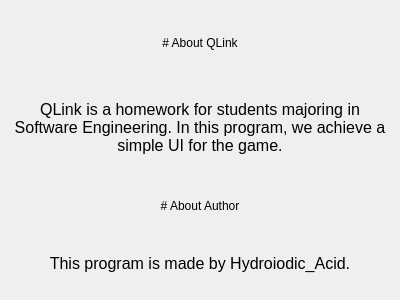
<?xml version="1.0" encoding="UTF-8"?>
<ui version="4.0">
 <class>QLinkAboutBox</class>
 <widget class="QWidget" name="QLinkAboutBox">
  <property name="windowModality">
   <enum>Qt::ApplicationModal</enum>
  </property>
  <property name="geometry">
   <rect>
    <x>0</x>
    <y>0</y>
    <width>400</width>
    <height>300</height>
   </rect>
  </property>
  <property name="windowTitle">
   <string>About QLink</string>
  </property>
  <layout class="QGridLayout" name="gridLayout" rowstretch="3,2">
   <item row="0" column="0">
    <layout class="QVBoxLayout" name="verticalLayout_2" stretch="2,3">
     <item>
      <widget class="QLabel" name="_about_qlink">
       <property name="text">
        <string># About QLink</string>
       </property>
       <property name="textFormat">
        <enum>Qt::MarkdownText</enum>
       </property>
       <property name="alignment">
        <set>Qt::AlignCenter</set>
       </property>
      </widget>
     </item>
     <item>
      <widget class="QLabel" name="_about_qlink_label">
       <property name="font">
        <font>
         <pointsize>12</pointsize>
        </font>
       </property>
       <property name="text">
        <string>QLink is a homework for students majoring in Software Engineering. In this program, we achieve a simple UI for the game.</string>
       </property>
       <property name="textFormat">
        <enum>Qt::MarkdownText</enum>
       </property>
       <property name="alignment">
        <set>Qt::AlignCenter</set>
       </property>
       <property name="wordWrap">
        <bool>true</bool>
       </property>
      </widget>
     </item>
    </layout>
   </item>
   <item row="1" column="0">
    <layout class="QVBoxLayout" name="verticalLayout">
     <item>
      <widget class="QLabel" name="_about_author">
       <property name="text">
        <string># About Author</string>
       </property>
       <property name="textFormat">
        <enum>Qt::MarkdownText</enum>
       </property>
       <property name="alignment">
        <set>Qt::AlignCenter</set>
       </property>
      </widget>
     </item>
     <item>
      <widget class="QLabel" name="_about_author_label">
       <property name="font">
        <font>
         <pointsize>12</pointsize>
        </font>
       </property>
       <property name="text">
        <string>This program is made by Hydroiodic_Acid.</string>
       </property>
       <property name="alignment">
        <set>Qt::AlignCenter</set>
       </property>
       <property name="wordWrap">
        <bool>true</bool>
       </property>
      </widget>
     </item>
    </layout>
   </item>
  </layout>
 </widget>
 <resources/>
 <connections/>
</ui>
